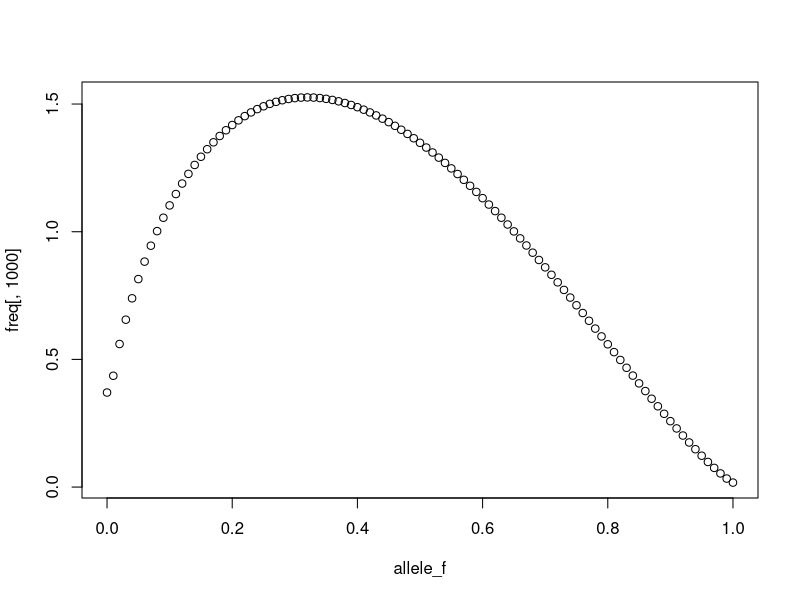

Source code (R):
#packages
#install.packages("expm")
#library (expm)
#parameters
gl = 101
wa = 1
gl_0 = 51
gr = 0
mu = 0
mi = 0
gen = 1000

#t = seq(0, gen, length.out = 1000)
# normal growth rate of grains is assumed to be 2
gr_0 = 1
mass = matrix (0, gl, gen+1)
freq = matrix (0, gl, gen+1)
allele_f = matrix (0, gl, 1)
mean_allele_f = matrix (0, gen, 1)
add_fit = matrix (0, gl, 1)
drift_effect = matrix (0,gl,1)
Growth_mat = matrix (0, gl, gl)
selection_mat = matrix (0, gl, gl)
drift_mut_mat = matrix (0, gl, gl)
mig_mat = matrix (0, gl, gl)
mass [gl_0,1] = 1
freq [gl_0,1] = 100

# calculating the frequencies and average fitness in each grain level

allele_f = seq (0,1,1/(gl-1))
mean_allele_f[1]=allele_f[gl_0] 
# effect of group growth changes
for (i in 1:gl) {
  Growth_mat [i,i] = gr_0 + (i-1)/(gl-1)*gr
}
# effect of individual frequency changes in each grain due to natural selection

for (i in 1:gl){
  add_fit [i] = (allele_f[i]*wa/(allele_f[i]*wa+1-allele_f[i]))-allele_f[i]
  j = add_fit[i]%/%(1/(gl-1))
  k = add_fit[i]%%(1/(gl-1))
  if (add_fit[i]<0){
    if (i>-j){
      selection_mat [i+j,i]= 1-(k/(1/(gl-1))) 
    }
    selection_mat [i+j+1,i]= k/(1/(gl-1))
  } else {
    if (i<(gl-j)){
      selection_mat [i+j+1,i]= k/(1/(gl-1))
    }
    selection_mat [i+j,i]= 1-(k/(1/(gl-1)))
  }
}


# effect of drift_version_1
#for (i in 2:(gl-1)){
#  drift_effect [i] = allele_f[i]*(1-allele_f[i])/n
#  drift_mut_mat [i,i]=1-2* drift_effect[i]
#  drift_mut_mat [i+1,i] = drift_effect[i]
#  drift_mut_mat [i-1,i] = drift_effect[i]
#}
# effect of drift _version_2
for (i in 1:gl){
  for (j in 1:gl){
    drift_mut_mat [i,j] = allele_f[j]^(i-1)*(1-allele_f[j])^(gl-i)*choose(gl-1,i-1)
  }
}
# effect of drift _version_3 (binning. I decided to don't do it)
#drift_mut_mat_n = matrix (0,n,n)
#for (i in 1:n){
#  for (j in 1:n){
#    drift_mut_mat_n [i,j] = allele_f[j]^(i-1)*(1-allele_f[j])^(n-i+1)*choose(n,i-1)
#  }
#}
#for (i in 1:gl){
#  for (j in 1:gl){
#    drift_mut_mat [i,j] = sum (drift_mut_mat_n[i:round(j+n/((gl-1))),j:round(i+n/((gl-1)))])
#  }
#}


# effect of mutation (in both directions)
drift_mut_mat [2,1] = mu
drift_mut_mat [1,1] = 1-mu
drift_mut_mat [gl-1,gl] = mu
drift_mut_mat [gl,gl] = 1-mu


# running the model for 'gen' generations + incorporating the effect of migration
for (i in 2:gen){
    for (j in 1:gl){
        mig_mat [j,j] = allele_f[j]*mean_allele_f[i-1]+(1-allele_f[j])*(1-mean_allele_f[i-1])
        if (j+1 <= gl){
          mig_mat [j+1,j] = (1-allele_f[j])*mean_allele_f[i-1]
        }
        if (j-1 >= 1){
          mig_mat [j-1,j] = allele_f[j]*(1-mean_allele_f[i-1])
        }
    }
  mig_mat_final = diag (gl)
  for (k in 1:mi){
    mig_mat_final = mig_mat_final %*% mig_mat
  }
  mass [,i]= Growth_mat %*% selection_mat %*% drift_mut_mat %*% mig_mat_final %*% mass [,i-1]
  freq [,i]= 100* mass [,i]/ sum(mass[,i])
  mean_allele_f[i] = sum (freq[,i]*allele_f[])/gl

}
plot (allele_f,freq[,1000])

